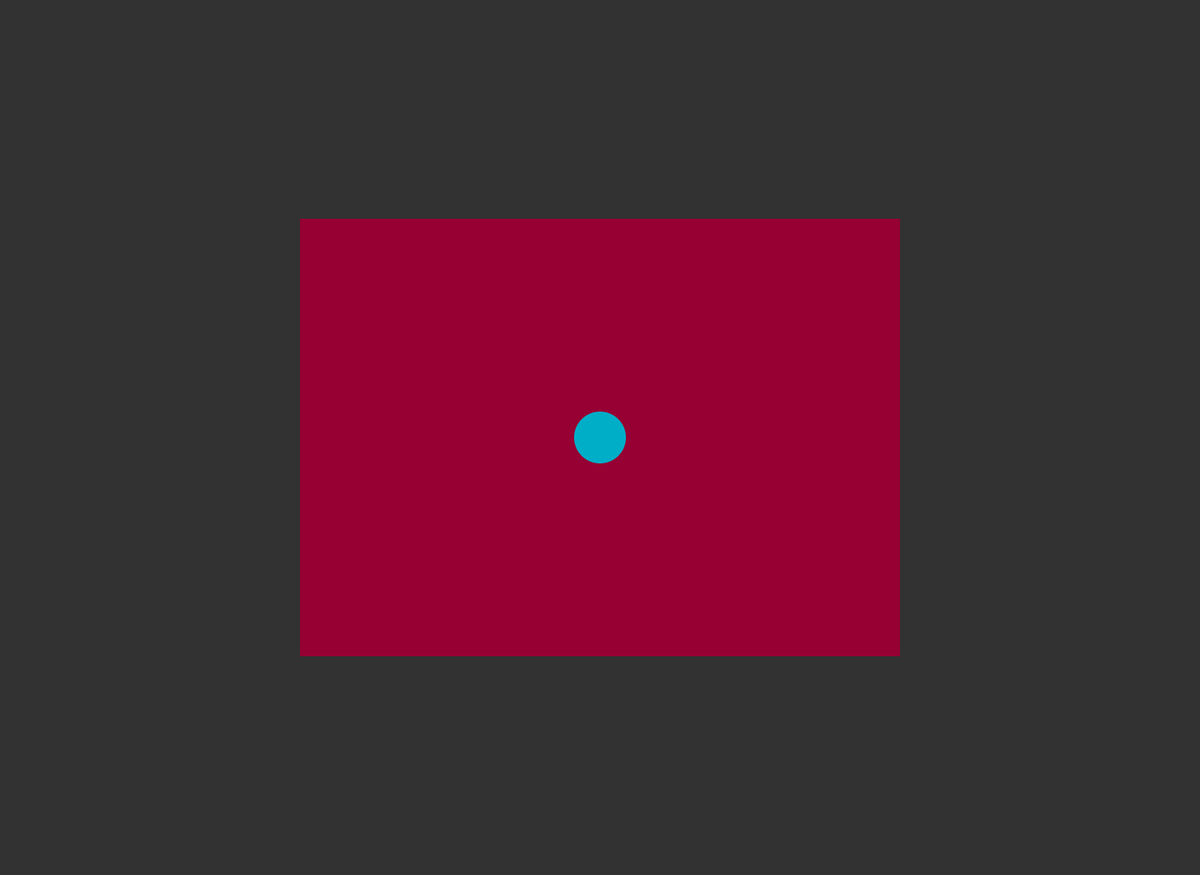
Frame 1 (no input)
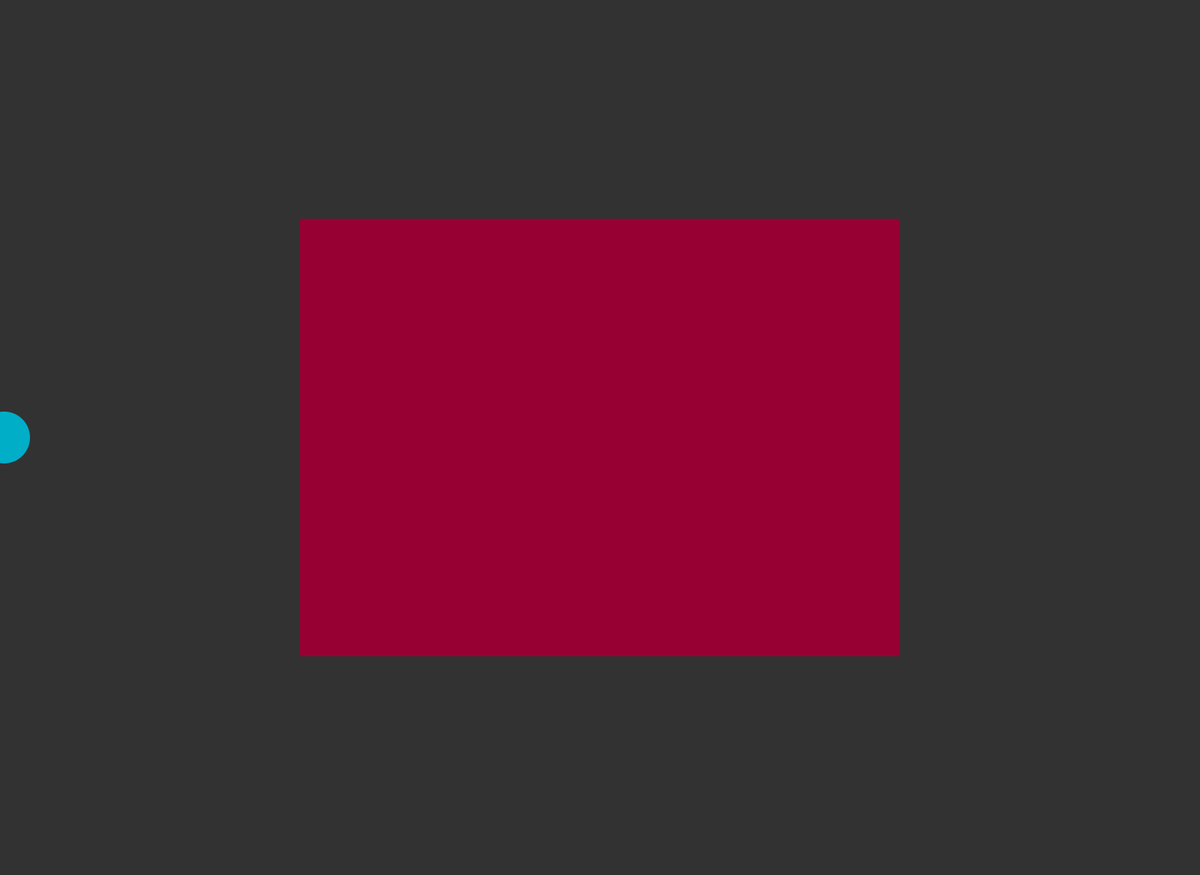
Frame 60 (the mouse pressed at the canvas centre just before this capture)
Frame 120 (the mouse held since frame 60 and released just before this capture): identical to frame 60, image omitted

The Processing sketch that drew these frames (run headless with seeded random() and noise(); from frame 60 on, the mouse is pressed at the canvas centre):

// Processing sketch: Ball_bounce
// ── Ball_bounce.pde
Rect r;
Ball b;
Ball b1;
void setup() {
  size(1480, 1080);
  r = new Rect();
  b = new Ball();
}

void draw() {
  background(50);
  r.display();
  b.display();
  b.update();
}
// ── Ball.pde
class Ball {
  float xspeed = 10;
  float ballX;
  float ballY;
  float yspeed = 10;
  float xmove = 5;


  Ball() {
    ballX= width/2;
    ballY= height/2;
  }
  
  void update(){
    ballX = xmove +0.01;
    if(ballX > width){
     ballX = 0; 
    }
  }

  void bounce() {
    if (ballX >width) {
      xspeed = random(-5, -10);
    }
    if (ballY <0) {
      xspeed= random(5, 10);
    }
    if (ballY >height) {
      yspeed = random(-5, -10);
    }
    if (ballY <0) {
      yspeed= random(5, 10);
    }
  }

  void move() {
    ballX = ballX + xspeed;
    ballY = ballY + yspeed;
  }

  void display() {
    noStroke();
    fill(0, 174, 200);
    ellipse(ballX, ballY, 64, 64);
  }
}
// ── Rect.pde
class Rect {
  int x = width/2;
  int y = height/2;
  void display() {
    fill(150, 0, 50);
    noStroke();
    rectMode(CENTER);
    rect(width/2, height/2, x, y);
  }
}
